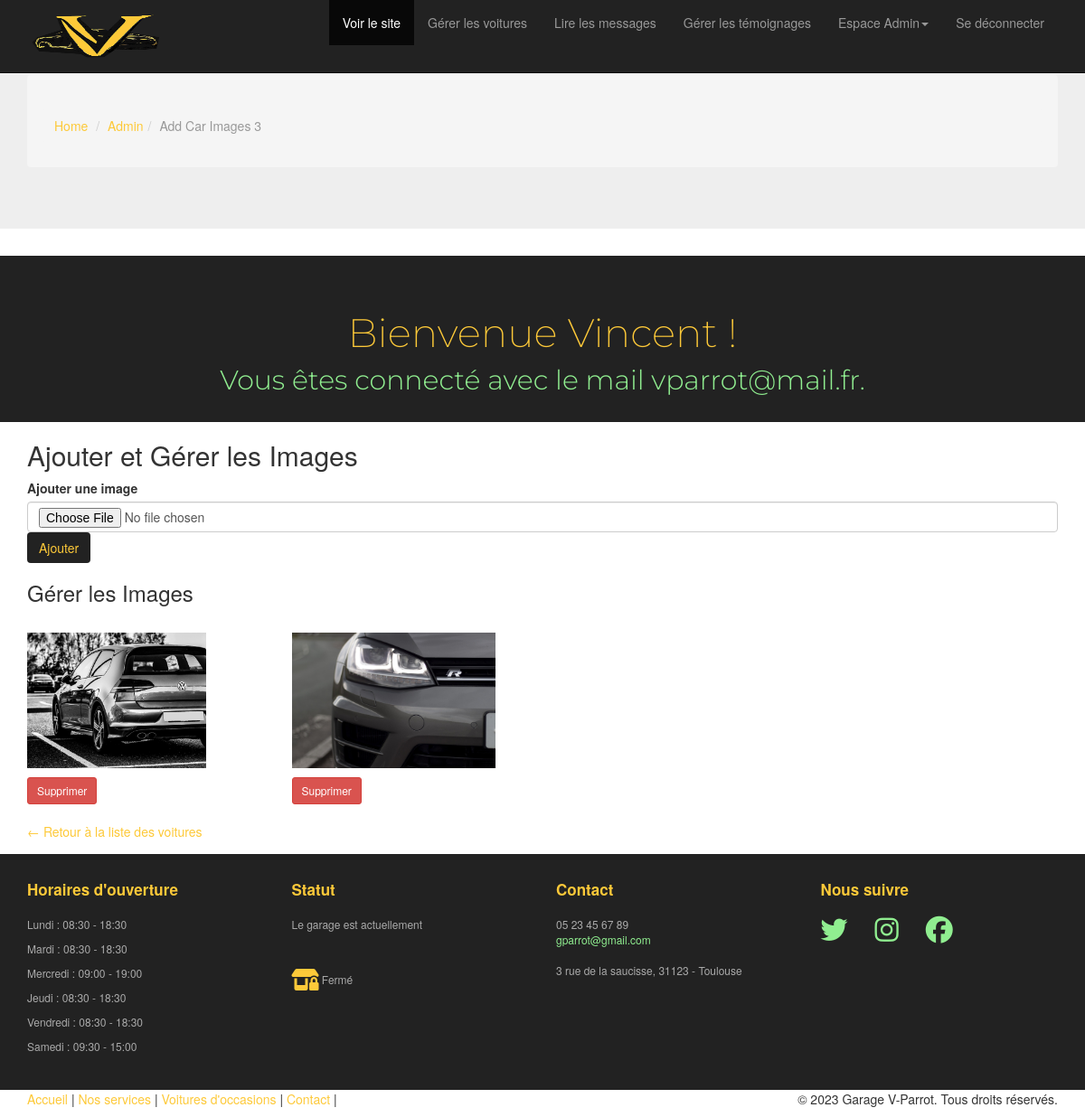
The app's page /admin/add-car-images.php?id=3 (signed in) with its own data.
### tables this page shows
CREATE TABLE `car_images` (
  `id` int(11) NOT NULL AUTO_INCREMENT,
  `cars_id` int(11) NOT NULL,
  `image_url` varchar(255) DEFAULT NULL,
  PRIMARY KEY (`id`),
  KEY `car_images_cars_id_fk` (`cars_id`),
  CONSTRAINT `car_images_cars_id_fk` FOREIGN KEY (`cars_id`) REFERENCES `cars` (`id`),
  CONSTRAINT `car_images_ibfk_1` FOREIGN KEY (`cars_id`) REFERENCES `cars` (`id`)
);

CREATE TABLE `opening_hours` (
  `id` int(11) NOT NULL AUTO_INCREMENT,
  `users_id` int(11) NOT NULL,
  `day` varchar(20) NOT NULL,
  `opening_time` time NOT NULL,
  `closing_time` time NOT NULL,
  PRIMARY KEY (`id`),
  KEY `opening_hours_users_id_fk` (`users_id`),
  CONSTRAINT `opening_hours_ibfk_1` FOREIGN KEY (`users_id`) REFERENCES `users` (`id`),
  CONSTRAINT `opening_hours_users_id_fk` FOREIGN KEY (`users_id`) REFERENCES `users` (`id`)
);

### admin/add-car-images.php (the view, shortened to what this page needs)
<?php
include 'partials/header.php';
if (isset($_GET['id'])) {
    $carId = $_GET['id'];
} else {
    header('Location: index.php');
    exit();
}
?>
<div class="container">
    <h2>Ajouter et Gérer les Images</h2>
    <form action="logic/add-car-images.php" method="post" enctype="multipart/form-data">
        <div class="mb-3">
            <label for="image" class="form-label">Ajouter une image</label>
            <input type="file" name="image" class="form-control" required>
        </div>
        <div class="mb-3">
            <input type="submit" name="submit" value="Ajouter" class="btn btn-primary">
        </div>
    </form>
    <?php
    $imagesQuery = "SELECT * FROM car_images WHERE cars_id = :carId";
    $imagesStatement = $pdo->prepare($imagesQuery);
    $imagesStatement->bindParam(':carId', $carId, PDO::PARAM_INT);
    $imagesStatement->execute();
    $images = $imagesStatement->fetchAll(PDO::FETCH_ASSOC);
    if (!empty($images)) : ?>
        <h3>Gérer les Images</h3>
        <div class="row">
            <?php foreach ($images as $image) : ?>
                <div class="col-md-3 mb-4 mt-4">
                    <img src="<?= ROOT_URL . 'admin/assets/gallery/' . $image['image_url']; ?>" alt="Image <?= $image['id']; ?>" class="img-fluid" style="max-height: 150px; max-width: 300px; margin-top: 20px;">
                    <a href="logic/delete-car-image.php?id=<?= $image['id']; ?>" style="margin-top: 10px;" class="btn btn-danger btn-sm">Supprimer</a>
                </div>
            <?php endforeach; ?>
        </div>
    <?php endif; ?>
    <div style="margin-top: 20px;">
        <p><a href="<?= ROOT_URL . 'admin'; ?>">&larr; Retour à la liste des voitures</a></p>
    </div>
</div>
<?php include 'partials/footer.php'; ?>

### admin/partials/footer.php (shortened to what this page needs)
<footer id="footer" class="top-space">
    <div class="footer">
        <div class="container">
            <div class="row">
                <div class="col-md-3 widget">
                    <h3 class="widget-title">Horaires d'ouverture</h3>
                    <div class="widget-body">
                        <?php
                        $days = array(
                            "Lundi" => 1,
                            "Mardi" => 2,
                            "Mercredi" => 3,
                            "Jeudi" => 4,
                            "Vendredi" => 5,
                            "Samedi" => 6,
                        );
                        $horaire_query = "SELECT day, opening_time, closing_time FROM opening_hours";
                        $horaire_stmt = $pdo->query($horaire_query);
                        if ($horaire_stmt) {
                            $horaire_result = $horaire_stmt->fetchAll(PDO::FETCH_ASSOC);
                            foreach ($horaire_result as $row) {
                                $day = $row['day'];
                                $opening_time = date("H:i", strtotime($row['opening_time']));
                                $closing_time = date("H:i", strtotime($row['closing_time']));
                                if (isset($days[$day])) {
                                    echo "<p>{$day} : $opening_time - $closing_time </p>";
                                }
                            }
                        } else {
                            echo "<p>Les horaires d'ouverture ne sont pas disponibles.</p>";
                        }
                        ?>
                    </div>
                </div>
                <div class="col-md-3 widget">
                    <h3 class="widget-title">Statut</h3>
                    <div class="widget-body">
                        <?php
                        $garageStatus = "<i class='fa-solid fa-shop-lock fa-2xl' style='color:#fdc939'></i> Fermé";
                        echo "<p>Le garage est actuellement</p><br><br><p>$garageStatus</p>";
                        ?>
                    </div>
                </div>
                <div class="col-md-3 widget">
                    <h3 class="widget-title">Contact</h3>
                    <div class="widget-body">
                        <p>05 23 45 67 89<br>
                            <a href="mailto:#">gparrot@gmail.com</a><br>
                            <br>
                            3 rue de la saucisse, 31123 - Toulouse
                        </p>
                    </div>
                </div>
                <div class="col-md-3 widget">
                    <h3 class="widget-title">Nous suivre</h3>
                    <div class="widget-body">
                        <p class="follow-me-icons">
                            <a href=""><i class="fa-brands fa-twitter"></i></a>
                            <a href=""><i class="fa-brands fa-instagram"></i></a>
                            <a href=""><i class="fa-brands fa-facebook"></i></a>
                        </p>
                    </div>
                </div>
            </div>
        </div>
    </div>
    <div class="footer2">
        <div class="container">
            <div class="row">
                <div class="col-md-6 widget">
                    <div class="widget-body">
                        <p class="simplenav">
                            <a href="<?= ROOT_URL . 'index.php' ?>">Accueil</a> |
                            <a href="<?= ROOT_URL . 'services.php' ?>">Nos services</a> |
                            <a href="<?= ROOT_URL . 'vents.php' ?>">Voitures d'occasions</a> |
                            <a href="<?= ROOT_URL . 'contact.php' ?>">Contact</a> |
                        </p>
                    </div>
                </div>
                <div class="col-md-6 widget">
                    <div class="widget-body">
                        <p class="text-right">&copy; 2023 Garage V-Parrot. Tous droits réservés.</p>
                    </div>
                </div>
            </div>
        </div>
</footer>
</body>
</html>

### admin/assets/css/main.css (style rules this page uses)
.top-space { margin-top: 5px; }
.footer { background: #222; padding: 30px 0 0 0; font-size: 12px; color: #aaa; }
.footer a { color: #90ee90; }
.footer .widget { margin-bottom:30px; }
.footer .widget-title { font-size: 17px; font-weight: bold; color: #fdc939; margin: 0 0 20px; }
.follow-me-icons { font-size:30px; }
.follow-me-icons i { float:left; margin:0 30px 0 0; }

### records on screen
car_images: image_url (picture)
car_images: image_url (picture)
opening_hours: day "Lundi", opening_time "08:30", closing_time "18:30"
opening_hours: day "Mardi", opening_time "08:30", closing_time "18:30"
opening_hours: day "Mercredi", opening_time "09:00", closing_time "19:00"
opening_hours: day "Jeudi", opening_time "08:30", closing_time "18:30"
opening_hours: day "Vendredi", opening_time "08:30", closing_time "18:30"
opening_hours: day "Samedi", opening_time "09:30", closing_time "15:00"

### other values on screen
$page_title "Admin"
$page_title "Add Car Images 3"
$_SESSION['user_name'] "Vincent"
$_SESSION['user_email'] "vparrot@mail.fr"
